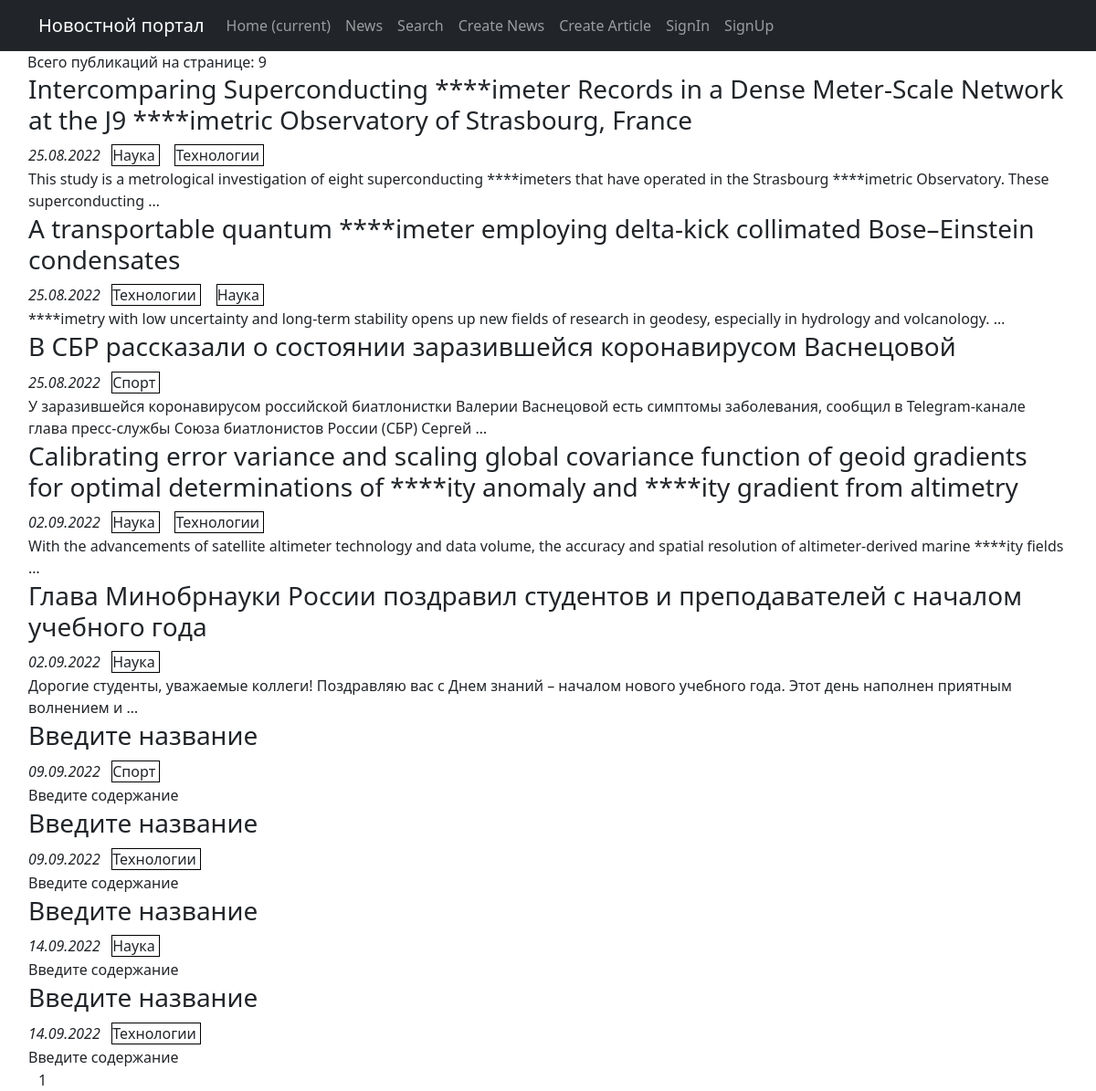
The page / on the database its author committed.
### posts/models.py (models this page shows, shortened)
class Post(models.Model):
    paper = 'PA'
    news = 'NE'
    author = models.ForeignKey(Author, on_delete=models.CASCADE)
    post_type = models.CharField(max_length=2, choices=POST_TYPE, default=paper)
    pub_time = models.DateTimeField(auto_now_add=True)
    categories = models.ManyToManyField(Category, through='PostCategory')
    title = models.CharField(max_length=255, default='Введите название')
    text = models.TextField(default='Введите содержание')
    _rating = models.IntegerField(default=0)
    @property
    def rating(self):
        return self._rating

class Category(models.Model):
    category_name = models.CharField(max_length=255, unique=True)
    def __str__(self) -> str:
        return f'{self.category_name}'

### posts/views.py (the view)
# urls.py: path('', PostsList.as_view(), name='posts_list'),
class PostsList(ListView):
    model = Post
    ordering = 'pub_time'
    template_name = 'news.html'
    context_object_name = 'posts'
    paginate_by = 10
    def get_queryset(self):
        queryset = super().get_queryset()
        self.filterset = PostFilter(self.request.GET, queryset)
        return self.filterset.qs
    def get_context_data(self, **kwargs):
        context = super().get_context_data(**kwargs)
        context["filterset"] = self.filterset
        return context

### posts/templatetags/custom_filters.py (called while the page is built)
@register.filter()
def censor(value):
    for word in CENSOR_WORDS:
        value = value.replace(word, '*' * len(word))
    return value

### templates/news.html (shortened to what this page needs)
{% extends 'flatpages/default.html' %}
{% load custom_filters %}
{% load custom_tags %}
{% block content %}
Всего публикаций на странице: {{ posts|length }}
{% if posts %}
    <table>
        {% for post in posts %}
            <tr>
                <td>
                    <h3>{{ post.title|censor }}</h3>
                </td>
            </tr>
            <tr>
                <td>
                    <i>{{ post.pub_time|date:'d.m.Y' }}</i>
                    {% for category in post.categories.all %}
                        &nbsp <span style="border: 1px solid #000"> {{ category }} </span> &nbsp
                    {% endfor %}
                </td>
            </tr>
            <tr>
                <td>{{ post.text|truncatewords:20|censor }}</td>
            </tr>
        {% endfor %}
    </table>
{% else %}
    <h2>Новостей на сегодня нет</h2>
{% endif %}
    <nobr>
        {{ page_obj.number }}
    </nobr>
{% endblock content %}

### templates/flatpages/default.html (style rules this page uses)
table { width: 100%; }
td { vertical-align: top; }

### rows shown on the page
Post: title|censor "Intercomparing Superconducting ****imeter Records in a Dense Meter-Scale Network at the J9 ****imetric Observatory of Strasbourg, France", pub_time "25.08.2022", text|censor "This study is a metrological investigation of eight superconducting ****imeters that have operated in the Strasbourg ****imetric Observatory. These superconducting …"
Category: category_name "Наука"
Category: category_name "Технологии"
Post: title|censor "A transportable quantum ****imeter employing delta-kick collimated Bose–Einstein condensates", pub_time "25.08.2022", text|censor "****imetry with low uncertainty and long-term stability opens up new fields of research in geodesy, especially in hydrology and volcanology. …"
Post: title|censor "В СБР рассказали о состоянии заразившейся коронавирусом Васнецовой", pub_time "25.08.2022", text|censor "У заразившейся коронавирусом российской биатлонистки Валерии Васнецовой есть симптомы заболевания, сообщил в Telegram-канале глава пресс-службы Союза биатлонистов России (СБР) Сергей …"
Category: category_name "Спорт"
Post: title|censor "Calibrating error variance and scaling global covariance function of geoid gradients for optimal determinations of ****ity anomaly and ****ity gradient from altimetry", pub_time "02.09.2022", text|censor "With the advancements of satellite altimeter technology and data volume, the accuracy and spatial resolution of altimeter-derived marine ****ity fields …"
Post: title|censor "Глава Минобрнауки России поздравил студентов и преподавателей с началом учебного года", pub_time "02.09.2022", text|censor "Дорогие студенты, уважаемые коллеги! Поздравляю вас с Днем знаний – началом нового учебного года. Этот день наполнен приятным волнением и …"
Post: title|censor "Введите название", pub_time "09.09.2022", text|censor "Введите содержание"
Post: title|censor "Введите название", pub_time "09.09.2022", text|censor "Введите содержание"
Post: title|censor "Введите название", pub_time "14.09.2022", text|censor "Введите содержание"
Post: title|censor "Введите название", pub_time "14.09.2022", text|censor "Введите содержание"

### other values the page prints
{{ posts|length }} "9"
{{ page_obj.number }} "1"
